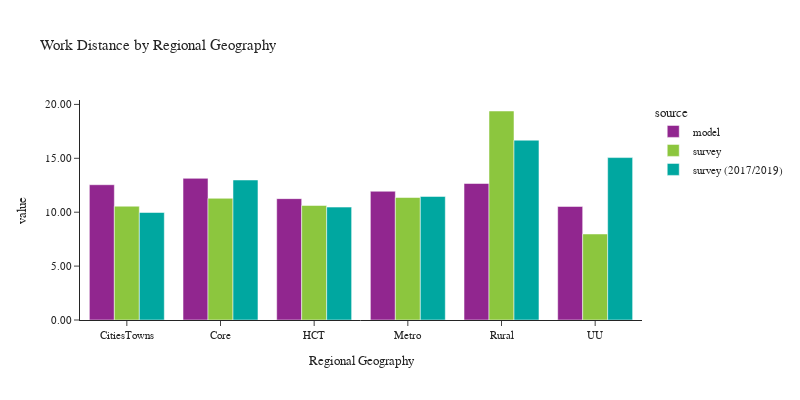

Here is the notebook cell this chart was saved with:
### Code cell
plot_work_location(df_workers, 'rg_proposed_work', 'Regional Geography', 'Regional Geography')

### Figure 1 — Plotly figure (JSON) as saved in the notebook; plotly's stock layout.template omitted (floating-point values rounded to 4 significant figures)
{"data": [{"alignmentgroup": "True", "customdata": [[9589], [71556], [23650], [106887], [7131], [2641]], "hovertemplate": "source=model<br>rg_proposed_work=%{x}<br>value=%{y}<br>sample count=%{customdata[0]}<extra></extra>", "legendgroup": "model", "marker": {"color": "#91268F", "pattern": {"shape": ""}}, "name": "model", "offsetgroup": "model", "orientation": "v", "showlegend": true, "textposition": "auto", "type": "bar", "x": ["CitiesTowns", "Core", "HCT", "Metro", "Rural", "UU"], "xaxis": "x", "y": [12.55, 13.14, 11.26, 11.94, 12.66, 10.53], "yaxis": "y"}, {"alignmentgroup": "True", "customdata": [[66], [537], [185], [1685], [88], [44]], "hovertemplate": "source=survey<br>rg_proposed_work=%{x}<br>value=%{y}<br>sample count=%{customdata[0]}<extra></extra>", "legendgroup": "survey", "marker": {"color": "#8CC63E", "pattern": {"shape": ""}}, "name": "survey", "offsetgroup": "survey", "orientation": "v", "showlegend": true, "textposition": "auto", "type": "bar", "x": ["CitiesTowns", "Core", "HCT", "Metro", "Rural", "UU"], "xaxis": "x", "y": [10.56, 11.29, 10.62, 11.36, 19.39, 7.981], "yaxis": "y"}, {"alignmentgroup": "True", "customdata": [[79], [1189], [299], [3877], [112], [39]], "hovertemplate": "source=survey (2017/2019)<br>rg_proposed_work=%{x}<br>value=%{y}<br>sample count=%{customdata[0]}<extra></extra>", "legendgroup": "survey (2017/2019)", "marker": {"color": "#00A7A0", "pattern": {"shape": ""}}, "name": "survey (2017/2019)", "offsetgroup": "survey (2017/2019)", "orientation": "v", "showlegend": true, "textposition": "auto", "type": "bar", "x": ["CitiesTowns", "Core", "HCT", "Metro", "Rural", "UU"], "xaxis": "x", "y": [9.972, 12.99, 10.47, 11.46, 16.68, 15.07], "yaxis": "y"}], "layout": {"barmode": "group", "font": {"size": 11}, "height": 400, "legend": {"title": {"text": "source"}, "tracegroupgap": 0}, "title": {"text": "Work Distance by Regional Geography"}, "width": 800, "xaxis": {"anchor": "y", "domain": [0.0, 1.0], "title": {"text": "Regional Geography"}}, "yaxis": {"anchor": "x", "domain": [0.0, 1.0], "tickformat": ".2f", "title": {"text": "value"}}}}
